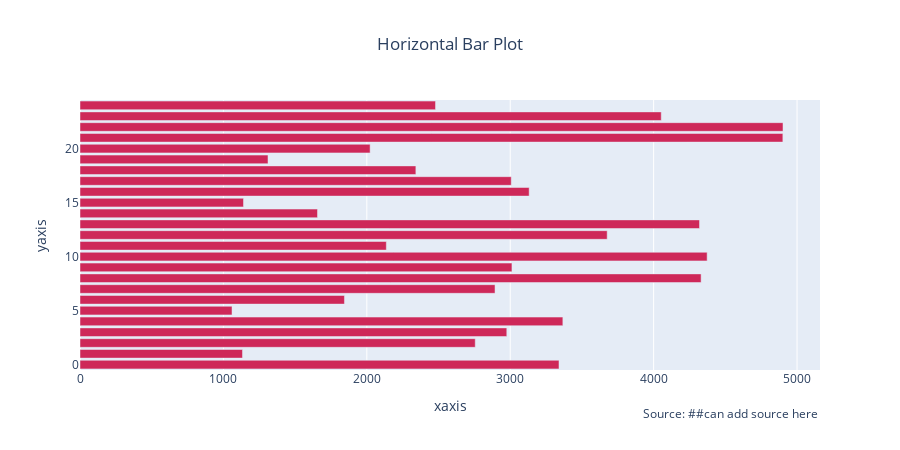

The code cell stored with this chart in its notebook:
### Markdown cell above
## 2. Horizontal Bar Plot

### Code cell
fig = go.Figure(data=[
        go.Bar(name='Bar', x=y, y=x,marker_color='rgb(206,40,89)',orientation='h'),
        
    ])
    # Change the bar mode
fig.update_layout(barmode='group',xaxis=dict(title_text="xaxis"),yaxis=dict(title_text="yaxis"),legend_orientation="h",
                      title_text="Horizontal Bar Plot",title_x=0.5)
    
fig.update_layout(width =900,height=450,autosize=True,
        annotations=[dict(x=1,y=-0.2,xref='paper',yref='paper',
                          text="Source: ##can add source here",showarrow=False,       
                )
            ]
        )
fig.show()

### Figure 1 — Plotly figure (JSON) as saved in the notebook; plotly's stock layout.template omitted (floating-point values rounded to 4 significant figures)
{"data": [{"marker": {"color": "rgb(206,40,89)"}, "name": "Bar", "orientation": "h", "type": "bar", "x": [3340, 1133, 2756, 2976, 3367, 1060, 1844, 2894, 4331, 3012, 4373, 2136, 3676, 4320, 1656, 1140, 3132, 3007, 2342, 1311, 2023, 4901, 4902, 4053, 2479], "y": [0, 1, 2, 3, 4, 5, 6, 7, 8, 9, 10, 11, 12, 13, 14, 15, 16, 17, 18, 19, 20, 21, 22, 23, 24]}], "layout": {"annotations": [{"showarrow": false, "text": "Source: ##can add source here", "x": 1, "xref": "paper", "y": -0.2, "yref": "paper"}], "autosize": true, "barmode": "group", "height": 450, "legend": {"orientation": "h"}, "title": {"text": "Horizontal Bar Plot", "x": 0.5}, "width": 900, "xaxis": {"title": {"text": "xaxis"}}, "yaxis": {"title": {"text": "yaxis"}}}}
